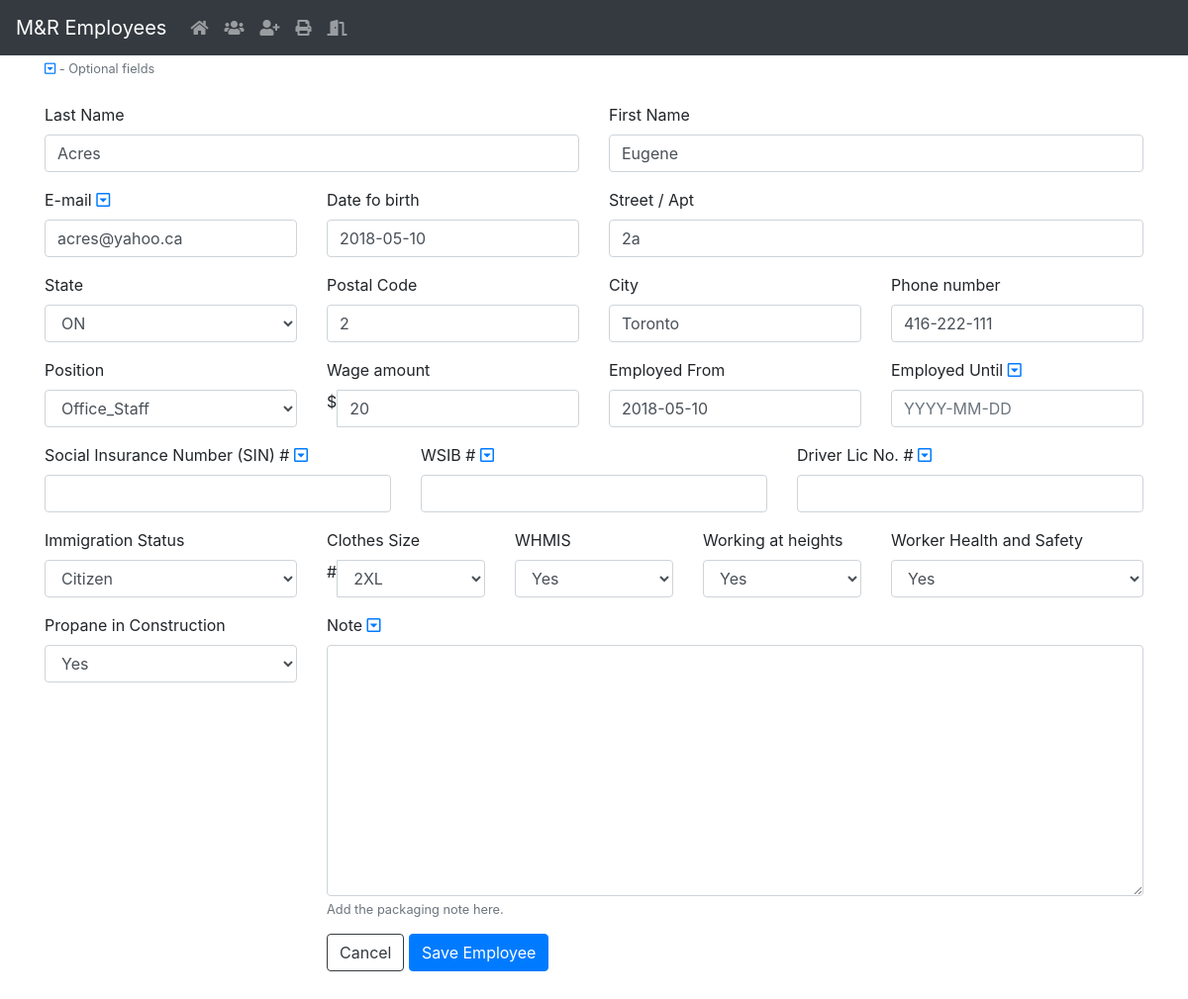
Page /employees/edit_employee/11/ (signed in) on the committed database.
### employees_app/models.py (models this page shows, shortened)
class Employees(models.Model):
    STATE = (
        ('ON', 'ON'),
    )
    POSITION = (
        ('Estimator', 'Estimator'),
        ('IT', 'IT'),
        ('Labour', 'Labour'),
        ('Manager', 'Manager'),
        ('Office_Staff', 'Office_Staff'),
        ('Shingler', 'Shingler'),
    )
    STATUS = (
        ('Citizen', 'Citizen'),
        ('Permanent_Resident', 'Permanent_Resident'),
        ('Refugee', 'Refugee'),
        ('Working_Visa', 'Working_Visa'),
        ('NONE', 'NONE'),
    )
    CLOTHES_SIZE = (
        ('2XL', '2XL'),
        ('XL', 'XL'),
        ('L', 'L'),
        ('M', 'M'),
        ('S', 'S'),
        ('XS', 'XS'),
    )
    WHMIS = (
        ('Yes', 'Yes'),
        ('No', 'No'),
    )
    WRK_HEIGHTS = (
        ('Yes', 'Yes'),
        ('No', 'No'),
    )
    WRK_HLTH_SFTY = (
        ('Yes', 'Yes'),
        ('No', 'No'),
    )
    PROP_CONSTR = (
        ('Yes', 'Yes'),
        ('No', 'No'),
    )
    first_name = models.CharField(max_length=128)
    last_name = models.CharField(max_length=128)
    email = models.EmailField(max_length=255, blank=True, null=True)
    address = models.CharField(max_length=128)
    state = models.CharField(max_length=2, choices=STATE, default="")
    postal_code = models.CharField(max_length=10)
    city = models.CharField(max_length=90, default="Toronto")
    date_of_birth = models.DateField()
    phone_number = models.CharField(max_length=16)
    employed_from = models.DateField(default=datetime.now)
    employed_until = models.DateField(blank=True, null=True)
    sin = models.CharField(max_length=12, blank=True, null=True)
    position = models.CharField(max_length=25, choices=POSITION, default="")
    wage = models.CharField(max_length=12)
    driver_lic = models.CharField(max_length=12, blank=True, null=True)
    wsib = models.CharField(max_length=12, blank=True, null=True)
    status = models.CharField(max_length=18, choices=STATUS, default="")
    clothes_size = models.CharField(max_length=3, choices=CLOTHES_SIZE, default="")
    whmis = models.CharField(max_length=3, choices=WHMIS, default="")
    work_heights = models.CharField(max_length=3, choices=WRK_HEIGHTS, default="")
    worker_health_safety = models.CharField(max_length=3, choices=WRK_HLTH_SFTY, default="")
    propane_in_construction = models.CharField(max_length=3, choices=PROP_CONSTR, default="")
    note = models.TextField(blank=True, null=True)

### employees_app/views.py (the view)
# urls.py: url(r'^employees/edit_employee/(?P<id>\d+)/$', views.edit_employee, name='edit_employee'),
@login_required
def edit_employee(request, id):
    employee = Employees.objects.get(id=id)
    if request.method == "POST":
        form = AddEmployee(request.POST, instance=employee)
        if form.is_valid():
            employee.save()
            return redirect('employees_app:employees')
    else:
        form = AddEmployee(instance=employee)
    return render(request, 'employees_app/edit_employee.html', {'form': form})

### employees_app/templates/employees_app/edit_employee.html (shortened to what this page needs)
{% extends 'employees_app/base.html' %}
{% block body %}
    <h1>Edit Employee</h1>
    <small class="text-muted">
        <i class="far fa-caret-square-down text-primary"></i> - Optional fields
    </small>
    <form method="POST" enctype="multipart/form-data">
        {% include 'employees_app/form.html' %}
    </form>
{% endblock %}

### employees_app/templates/employees_app/form.html
						<div class="row mt-4">
							<div class="col-sm-6 pb-3">
								<label>Last Name</label>
                                {{ form.last_name }}
							</div>
							<div class="col-sm-6 pb-3">
								<label>First Name</label><br>
								{{ form.first_name }}
							</div>
							<div class="col-sm-3 pb-3">
								<label>E-mail <i class="far fa-caret-square-down text-primary"></i></label>
                                {{ form.email }}
							</div>
							<div class="col-sm-3 pb-3">
								<label>Date fo birth</label>
                                {{ form.date_of_birth }}
							</div>
							<div class="col-sm-6 pb-3">
								<label>Street / Apt</label>
                                {{ form.address }}
							</div>
							<div class="col-sm-3 pb-3">
								<label>State</label>
								{{ form.state }}
							</div>
							<div class="col-sm-3 pb-3">
								<label>Postal Code</label>
                                {{ form.postal_code }}
							</div>
							<div class="col-sm-3 pb-3">
								<label>City</label>
                                {{ form.city }}
							</div>
							<div class="col-sm-3 pb-3">
								<label>Phone number</label>
                                {{ form.phone_number }}
							</div>
							<div class="col-sm-3 pb-3">
								<label>Position</label>
							    {{ form.position }}
                            </div>
							<div class="col-sm-3 pb-3">
								<label>Wage amount</label>
								<div class="input-group">
									<div class="input-group-addon">$</div>
								    {{ form.wage }}
                                </div>
							</div>
							<div class="col-sm-3 pb-3">
								<label>Employed From</label>
							    {{ form.employed_from }}
                            </div>
							<div class="col-sm-3 pb-3">
								<label>Employed Until <i class="far fa-caret-square-down text-primary"></i></label>
                                {{ form.employed_until }}
							</div>
							<div class="col-sm-4 pb-3">
								<label>Social Insurance Number (SIN) # <i class="far fa-caret-square-down text-primary"></i></label>
                                {{ form.sin }}
							</div>
							<div class="col-sm-4 pb-3">
								<label>WSIB # <i class="far fa-caret-square-down text-primary"></i></label>
                                {{ form.wsib }}
							</div>
							<div class="col-sm-4 pb-3">
								<label>Driver Lic No. # <i class="far fa-caret-square-down text-primary"></i></label>
                                {{ form.driver_lic }}
							</div>
							<div class="col-sm-3 pb-3">
								<label>Immigration Status</label>
								{{ form.status }}
							</div>
							<div class="col-sm-2 pb-3">
								<label>Clothes Size</label>
								<div class="input-group">
									<div class="input-group-addon">#</div>
										{{ form.clothes_size }}
								</div>
							</div>
							<div class="col-sm-2 pb-3">
								<label>WHMIS</label>
								{{ form.whmis }}
							</div>
							<div class="col-sm-2 pb-3">
								<label>Working at heights</label>
								{{ form.work_heights }}
							</div>
							<div class="col-sm-3 pb-3">
								<label>Worker Health and Safety</label>
								{{ form.worker_health_safety }}
							</div>
                            <div class="col-sm-3 pb-3">
								<label>Propane in Construction</label>
								{{ form.propane_in_construction }}
							</div>
							<div class="col-md-9 pb-3">
								<label>Note <i class="far fa-caret-square-down text-primary"></i></label>
                                {{ form.note }}
								<small class="text-muted">
								  Add the packaging note here.
								</small>
								<div class="form-group row">
										<label class="col-md-6 col-form-label form-control-label"></label>
										<div class="col-lg-9">
                                            <a href="{% url 'employees_app:employees' %}" class="btn btn-outline-dark">Cancel</a>											</a>
                                            <button type="submit" class="save btn btn-primary">Save Employee</button>
										</div>
								</div>
							</div>
                        </div>

### rows in the picture
Employees: last_name "Acres", first_name "Eugene", email "acres@yahoo.ca", date_of_birth "2018-05-10", address "2a", state "ON", postal_code "2", city "Toronto", phone_number "416-222-111", position "Office_Staff", wage "20", employed_from "2018-05-10", status "Citizen", clothes_size "2XL", whmis "Yes", work_heights "Yes", worker_health_safety "Yes", propane_in_construction "Yes"
